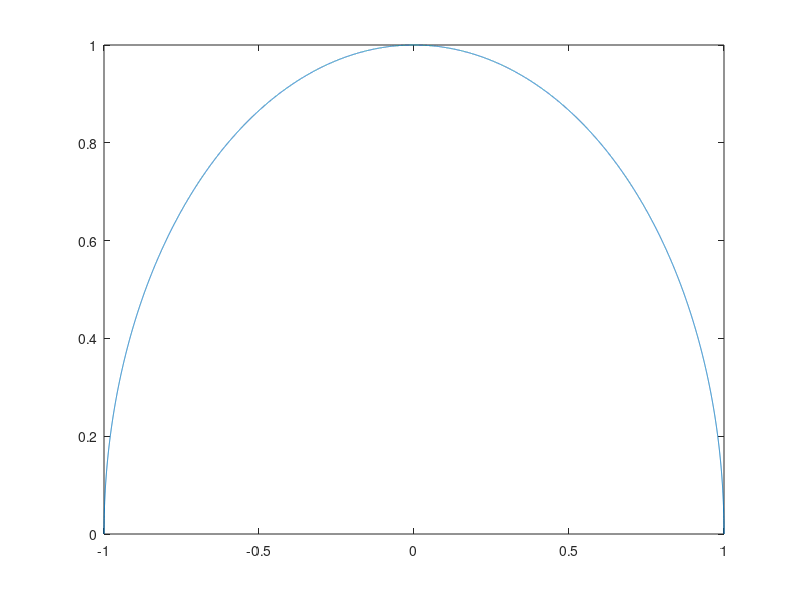

Reproduce this figure in MATLAB. (Note: this script raises an error after producing the figure.)
clc; close all; clear;

function I = Integral(x,y)
I = 0;
for i = 1:length(x)-1
    I = I + 0.5 * (x(i+1)-x(i) * y(i) + y(i+1));
end
end

format long;
format compact;

x= 0:1;
y=x;
Integral(x,y)

x= -1:0.0001:1;
y=sqrt(1-x.^2);
2*Integral(x,y);
axis equal;
plot(x,y);

x=0:0.1:2*pi;
y = cos(x);
z=zintegruj(x,y);
plot(x,z);
hold on;
plot(x, sin(x));
y=sin(x);
z=zintegruj(x,y);
plot(x,z);
hold on;
plot(x, -cos(x)+1);
z=zintegruj(x,y,-1);
plot(x,z);
hold on;
plot(x,-cos(x));
Y=zderivuj(x, z);
plot(x, Y);
hold on;
plot(x,y);
x=1:0.01:10;
y=log(x);
z=zderivuj(x,y);
plot(x,z);
hold on;
plot(x,1./x);
Y=1./x;
Z=zderivuj(x,Y,0);
plot(x,Z);
hold on;
plot(x, log(x));